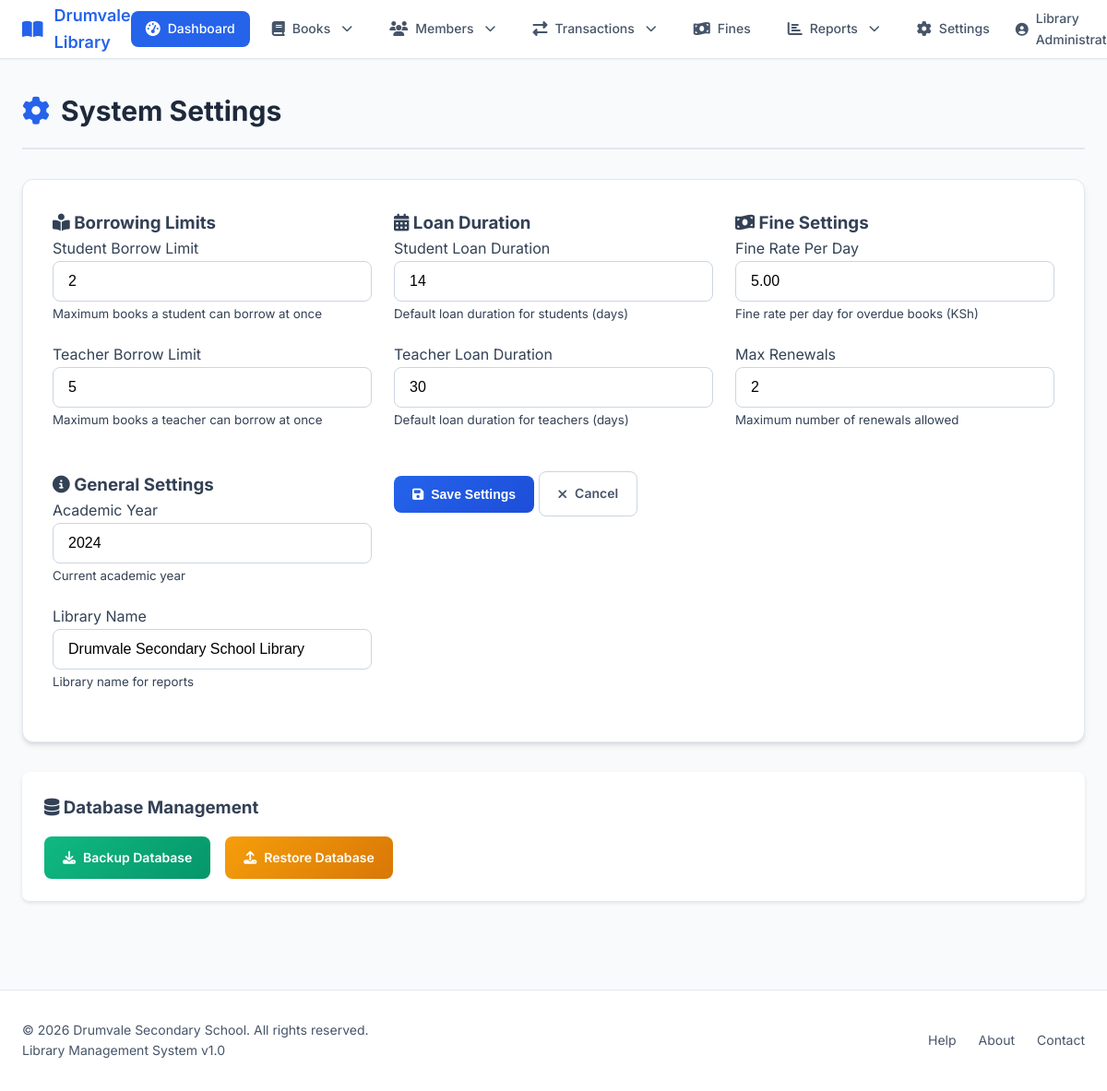
The app's page /settings/index.php (signed in) with its own data.
### tables this page shows
CREATE TABLE system_settings (
    setting_id INT PRIMARY KEY AUTO_INCREMENT,
    setting_key VARCHAR(50) UNIQUE NOT NULL,
    setting_value TEXT NOT NULL,
    description TEXT NULL,
    updated_by INT NOT NULL,
    updated_at TIMESTAMP DEFAULT CURRENT_TIMESTAMP ON UPDATE CURRENT_TIMESTAMP,
    
    FOREIGN KEY (updated_by) REFERENCES admins(admin_id)
);

### settings/index.php (the view, shortened to what this page needs)
<?php
include '../includes/db_connect.php';
include '../includes/header.php';
try {
    $stmt = $pdo->query("SELECT * FROM system_settings ORDER BY setting_key");
    $settings = $stmt->fetchAll();
} catch (PDOException $e) {
    $error = "Database error: " . $e->getMessage();
}
?>
<div class="page-container">
    <div class="page-header">
        <h1><i class="fas fa-cog"></i> System Settings</h1>
    </div>
    <div class="form-container">
        <form method="POST" class="form-grid">
            <div class="form-section">
                <h3><i class="fas fa-book-reader"></i> Borrowing Limits</h3>
                <?php foreach ($settings as $setting): ?>
                    <?php if (strpos($setting['setting_key'], 'borrow_limit') !== false): ?>
                    <div class="form-group">
                        <label for="<?php echo $setting['setting_key']; ?>">
                            <?php echo ucwords(str_replace('_', ' ', $setting['setting_key'])); ?>
                        </label>
                        <input type="number"
                               name="settings[<?php echo $setting['setting_key']; ?>]"
                               id="<?php echo $setting['setting_key']; ?>"
                               class="form-input"
                               value="<?php echo htmlspecialchars($setting['setting_value']); ?>"
                               min="1" required>
                        <small class="form-help"><?php echo htmlspecialchars($setting['description']); ?></small>
                    </div>
                    <?php endif; ?>
                <?php endforeach; ?>
            </div>
            <div class="form-section">
                <h3><i class="fas fa-calendar-alt"></i> Loan Duration</h3>
                <?php foreach ($settings as $setting): ?>
                    <?php if (strpos($setting['setting_key'], 'loan_duration') !== false): ?>
                    <div class="form-group">
                        <label for="<?php echo $setting['setting_key']; ?>">
                            <?php echo ucwords(str_replace('_', ' ', $setting['setting_key'])); ?>
                        </label>
                        <input type="number"
                               name="settings[<?php echo $setting['setting_key']; ?>]"
                               id="<?php echo $setting['setting_key']; ?>"
                               class="form-input"
                               value="<?php echo htmlspecialchars($setting['setting_value']); ?>"
                               min="1" required>
                        <small class="form-help"><?php echo htmlspecialchars($setting['description']); ?></small>
                    </div>
                    <?php endif; ?>
                <?php endforeach; ?>
            </div>
            <div class="form-section">
                <h3><i class="fas fa-money-bill-wave"></i> Fine Settings</h3>
                <?php foreach ($settings as $setting): ?>
                    <?php if (strpos($setting['setting_key'], 'fine') !== false || strpos($setting['setting_key'], 'renewal') !== false): ?>
                    <div class="form-group">
                        <label for="<?php echo $setting['setting_key']; ?>">
                            <?php echo ucwords(str_replace('_', ' ', $setting['setting_key'])); ?>
                        </label>
                        <input type="number"
                               name="settings[<?php echo $setting['setting_key']; ?>]"
                               id="<?php echo $setting['setting_key']; ?>"
                               class="form-input"
                               value="<?php echo htmlspecialchars($setting['setting_value']); ?>"
                               step="0.01" min="0" required>
                        <small class="form-help"><?php echo htmlspecialchars($setting['description']); ?></small>
                    </div>
                    <?php endif; ?>
                <?php endforeach; ?>
            </div>
            <div class="form-section">
                <h3><i class="fas fa-info-circle"></i> General Settings</h3>
                <?php foreach ($settings as $setting): ?>
                    <?php if (strpos($setting['setting_key'], 'library_name') !== false || strpos($setting['setting_key'], 'academic_year') !== false): ?>
                    <div class="form-group">
                        <label for="<?php echo $setting['setting_key']; ?>">
                            <?php echo ucwords(str_replace('_', ' ', $setting['setting_key'])); ?>
                        </label>
                        <input type="text"
                               name="settings[<?php echo $setting['setting_key']; ?>]"
                               id="<?php echo $setting['setting_key']; ?>"
                               class="form-input"
                               value="<?php echo htmlspecialchars($setting['setting_value']); ?>"
                               required>
                        <small class="form-help"><?php echo htmlspecialchars($setting['description']); ?></small>
                    </div>
                    <?php endif; ?>
                <?php endforeach; ?>
            </div>
            <div class="form-actions">
                <button type="submit" class="btn btn-primary">
                    <i class="fas fa-save"></i> Save Settings
                </button>
                <a href="../index.php" class="btn btn-secondary">
                    <i class="fas fa-times"></i> Cancel
                </a>
            </div>
        </form>
    </div>
    <div class="settings-info">
        <h3><i class="fas fa-database"></i> Database Management</h3>
        <div class="button-group">
            <a href="backup.php" class="btn btn-success">
                <i class="fas fa-download"></i> Backup Database
            </a>
            <a href="restore.php" class="btn btn-warning">
                <i class="fas fa-upload"></i> Restore Database
            </a>
        </div>
    </div>
</div>
<?php include '../includes/footer.php'; ?>

### includes/header.php (shortened to what this page needs)
<?php
function getBasePath() {
    $currentDir = dirname($_SERVER['PHP_SELF']);
    $depth = substr_count($currentDir, '/') - 1;
    return str_repeat('../', max(0, $depth));
}
$basePath = getBasePath();
?>
<!DOCTYPE html>
<html lang="en">
<head>
    <link rel="stylesheet" href="https://cdnjs.cloudflare.com/ajax/libs/font-awesome/6.4.0/css/all.min.css">
    <link rel="stylesheet" href="<?php echo $basePath; ?>assets/css/main.css">
</head>
<body>
    <?php if (isset($_SESSION['admin_logged_in']) && $_SESSION['admin_logged_in']): ?>
    <nav class="main-nav">
        <div class="nav-container">
            <a href="<?php echo $basePath; ?>index.php" class="nav-brand">
                <i class="fas fa-book-open"></i>
                <span>Drumvale Library</span>
            </a>
            <div class="nav-menu">
                <a href="<?php echo $basePath; ?>index.php" class="nav-item <?php echo basename($_SERVER['PHP_SELF']) == 'index.php' ? 'active' : ''; ?>">
                    <i class="fas fa-tachometer-alt"></i>
                    <span>Dashboard</span>
                </a>
                <div class="nav-dropdown">
                    <a href="#" class="nav-item dropdown-toggle">
                        <i class="fas fa-book"></i>
                        <span>Books</span>
                        <i class="fas fa-chevron-down"></i>
                    </a>
                </div>
                <div class="nav-dropdown">
                    <a href="#" class="nav-item dropdown-toggle">
                        <i class="fas fa-users"></i>
                        <span>Members</span>
                        <i class="fas fa-chevron-down"></i>
                    </a>
                </div>
                <div class="nav-dropdown">
                    <a href="#" class="nav-item dropdown-toggle">
                        <i class="fas fa-exchange-alt"></i>
                        <span>Transactions</span>
                        <i class="fas fa-chevron-down"></i>
                    </a>
                </div>
                <a href="<?php echo $basePath; ?>fines/index.php" class="nav-item">
                    <i class="fas fa-money-bill-wave"></i>
                    <span>Fines</span>
                </a>
                <div class="nav-dropdown">
                    <a href="#" class="nav-item dropdown-toggle">
                        <i class="fas fa-chart-bar"></i>
                        <span>Reports</span>
                        <i class="fas fa-chevron-down"></i>
                    </a>
                </div>
                <a href="<?php echo $basePath; ?>settings/index.php" class="nav-item">
                    <i class="fas fa-cog"></i>
                    <span>Settings</span>
                </a>
            </div>
            <div class="nav-user">
                <div class="user-dropdown">
                    <a href="#" class="user-toggle">
                        <i class="fas fa-user-circle"></i>
                        <span><?php echo $_SESSION['admin_name'] ?? 'Admin'; ?></span>
                    </a>
                </div>
            </div>
        </div>
    </nav>
    <?php endif; ?>
    <main class="main-content <?php echo isset($_SESSION['admin_logged_in']) && $_SESSION['admin_logged_in'] ? 'with-nav' : 'no-nav'; ?>">

### includes/footer.php (shortened to what this page needs)
    </main>
    <footer class="main-footer">
        <div class="footer-content">
            <div class="footer-info">
                <p>&copy; <?php echo date('Y'); ?> Drumvale Secondary School. All rights reserved.</p>
                <p>Library Management System v1.0</p>
            </div>
            <div class="footer-links">
                <a href="<?php echo $basePath; ?>help.php">Help</a>
                <a href="<?php echo $basePath; ?>about.php">About</a>
                <a href="<?php echo $basePath; ?>contact.php">Contact</a>
            </div>
        </div>
    </footer>
</body>
</html>

### settings/index.php (style rules this page uses)
.settings-info { margin-top: 2rem; padding: 1.5rem; background: white; border-radius: 8px; box-shadow: 0 2px 4px rgba(0,0,0,0.1); }
.settings-info h3 { margin-top: 0; margin-bottom: 1rem; }
.button-group { display: flex; gap: 1rem; flex-wrap: wrap; }

### records on screen
system_settings: setting_key "Student Borrow Limit", setting_value "2", description "Maximum books a student can borrow at once"
system_settings: setting_key "Teacher Borrow Limit", setting_value "5", description "Maximum books a teacher can borrow at once"
system_settings: setting_key "Student Loan Duration", setting_value "14", description "Default loan duration for students (days)"
system_settings: setting_key "Teacher Loan Duration", setting_value "30", description "Default loan duration for teachers (days)"
system_settings: setting_key "Fine Rate Per Day", setting_value "5.00", description "Fine rate per day for overdue books (KSh)"
system_settings: setting_key "Max Renewals", setting_value "2", description "Maximum number of renewals allowed"
system_settings: setting_key "Academic Year", setting_value "2024", description "Current academic year"
system_settings: setting_key "Library Name", setting_value "Drumvale Secondary School Library", description "Library name for reports"

### other values on screen
$_SESSION['admin_name'] "Library…"
